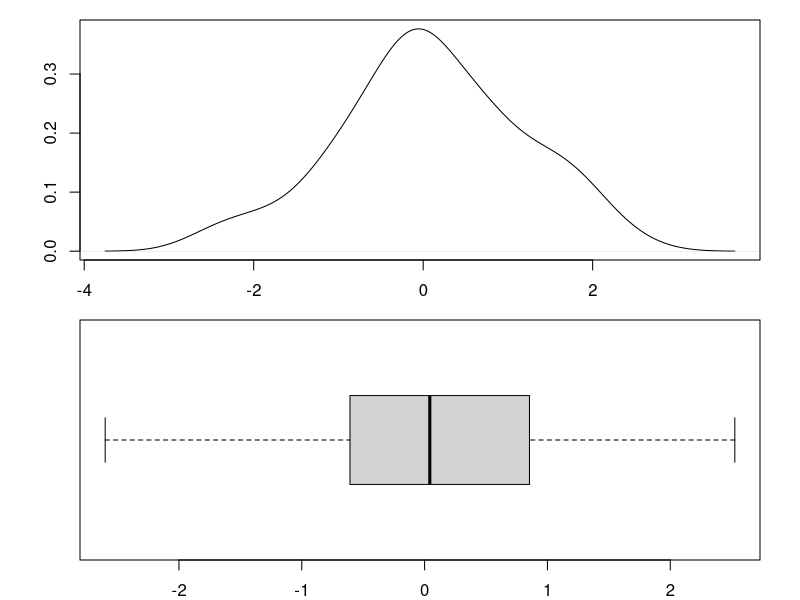

Source code (R):
## ---- chunk 1
data=rnorm(100)
par(mfrow=c(2,1))
par(mar=c(2,4,1,2))
plot(density(data), main = "", ylab ="", xlab ="")
boxplot(data, horizontal = T)
par(mfrow=c(1,1))
mean_data = mean(data)
